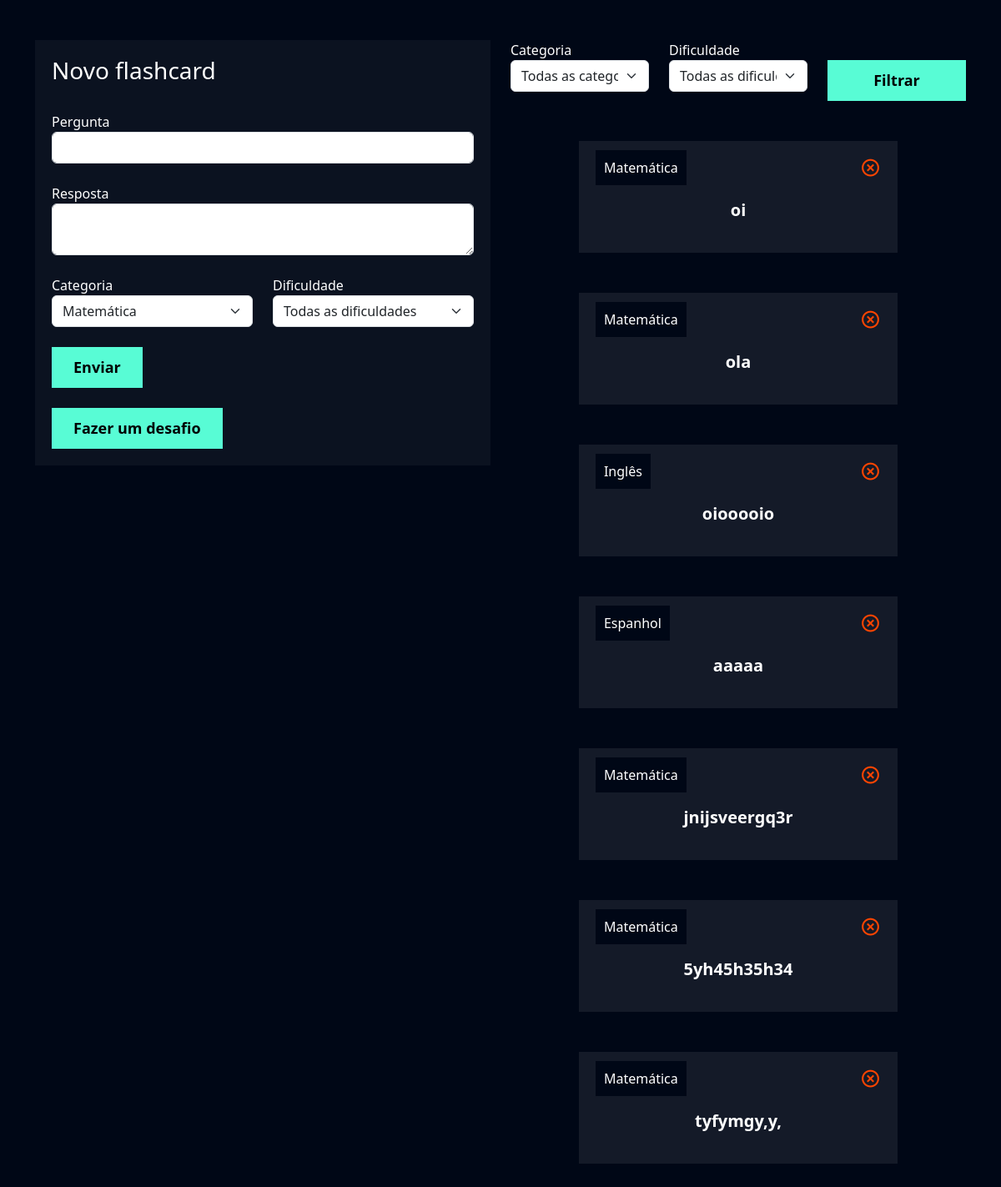
Screenshot of /flashcard/novo_flashcard (signed in) with the database file from the repository.
### flashcard/models.py (models this page shows, shortened)
class Flashcard(models.Model):
    DIFICULDADE_CHOICES = (('D', 'Difícil'), ('M', 'Médio'), ('F', 'Fácil'))
    user = models.ForeignKey(User, on_delete=models.DO_NOTHING)
    pergunta = models.CharField(max_length=100)
    resposta = models.TextField()
    categoria = models.ForeignKey(Categoria, on_delete=models.DO_NOTHING)
    dificuldade = models.CharField(max_length=1, choices=DIFICULDADE_CHOICES)

class Categoria(models.Model):
    nome = models.CharField(max_length = 20)
    def __str__(self):
        return self.nome

### flashcard/views.py (the view, shortened to what this page needs)
# urls.py: path('novo_flashcard', views.novo_flashcard, name="novo_flashcard"),
def novo_flashcard(request):
    if not request.user.is_authenticated:
        return redirect('/usuarios/logar')
    elif request.method == "GET":
        categorias = Categoria.objects.all()
        dificuldades = Flashcard.DIFICULDADE_CHOICES
        flashcards = Flashcard.objects.filter(user=request.user)
        categoria_filtrar = request.GET.get('categoria')
        dificuldade_filtrar = request.GET.get('dificuldade')
        if categoria_filtrar:
            flashcards = flashcards.filter(categoria__id=categoria_filtrar)
        if dificuldade_filtrar:
            flashcards = flashcards.filter(dificuldade=dificuldade_filtrar)
        return render(request, 'novo_flashcard.html', {'categorias': categorias,
                                                       'dificuldades': dificuldades,
                                                       'flashcards': flashcards})

### flashcard/templates/novo_flashcard.html (shortened to what this page needs)
  {% extends "base.html" %}
  {% load static %}
  {% block 'cabecalho' %}
  <link href="{% static 'usuarios/css/cadastro.css' %}" rel="stylesheet" />
  <link href="https://unpkg.com/boxicons@2.1.4/css/boxicons.min.css" rel="stylesheet"/>
  <link href="{% static 'flashcard/css/novo_flashcard.css' %}" rel="stylesheet" />
  {% endblock 'cabecalho' %}
  {% block 'conteudo' %}
  <div class="container">
    <br />
    <br />
    <div class="row">
      <div class="col-md">
        <div class="box-form">
          <form action="{% url 'novo_flashcard' %}" method="POST">
            <h3>Novo flashcard</h3>
            <br />
            <label>Pergunta</label>
            <input
              type="text"
              class="form-control"
              name="pergunta"
            />
            <br />
            <label>Resposta</label>
            <textarea class="form-control" name="resposta"></textarea>
            <br />
            <div class="row">
              <div class="col-md">
                <label for="">Categoria</label>
                <select class="form-select" name="categoria">
                  {% for categoria in categorias %}
                  <option value="{{categoria.id}}">{{categoria.nome}}</option>
                  {% endfor %}
                </select>
              </div>
              <div class="col-md">
                <label for="">Dificuldade</label>
                <select class="form-select" name="dificuldade">
                  <option value="">Todas as dificuldades</option>
                </select>
              </div>
            </div>
            <br />
            <input type="submit" value="Enviar" class="btn-cadastro" />
            <br />
            <br />
          </form>
          <button id="btnDesafio" class="btn-cadastro">Fazer um desafio</button>
        </div>
      </div>
      <div class="col-md">
        <form action="{%url 'novo_flashcard'%}" method="GET">
          <div class="row">
            <div class="col-md">
              <label for="">Categoria</label>
              <select name="categoria" id="" class="form-select">
                <option value="">Todas as categorias</option>
              </select>
            </div>
            <div class="col-md">
              <label for="">Dificuldade</label>
              <select name="dificuldade" id="" class="form-select">
                <option value="">Todas as dificuldades</option>
              </select>
            </div>
            <div class="col-md">
              <br />
              <input
                type="submit"
                style="width: 100%"
                value="Filtrar"
                class="btn-cadastro"
              />
            </div>
          </div>
        </form>
        <br />
        <br />
        {%for flash in flashcards %}
        <div class="box-new-flashcard" onclick="flip_card({{flash.id}})">
          <div class="flashcard">
            <div class="flashcard-categoria">{{flash.categoria}}</div>
            <a href="{% url 'deletar_flashcard' flash.id %}"><i class="icone-exit bx bx-x-circle"></i></a>
            <br />
            <br />
            <div class="flashcard-box-item">
              <p class="flashcard-item">{{flash.pergunta}}</p>
            </div>
          </div>
        </div>
        <br />
        <br />
      {%endfor%}
      </div>
    </div>
  </div>
  {% endblock 'conteudo' %}

### templates/static/geral/css/base.css (style rules this page uses)
:root { --main-color: #0b1526; --dark-color: #000716; --secondary-dark-color: rgb(15, 2, 26); --light-color: #00c1f3; --contrast-color: #f4c96b; --differential-color: #58fcd5; }
body { background-color: var(--dark-color) !important; color: white !important; }

### templates/static/usuarios/css/cadastro.css (style rules this page uses)
* { margin: 0; padding: 0; }
.box-form { padding: 20px; background-color: rgba(217, 217, 217, 0.05); color: white !important; }
.btn-cadastro { padding: 10px; background-color: #58fcd5; border: none; border: 1px solid #58fcd5; font-size: 18px; font-weight: bold; padding-left: 25px; padding-right: 25px; }

### templates/static/flashcard/css/novo_flashcard.css (style rules this page uses)
.box-new-flashcard { width: 70%; margin: auto; }
.flashcard { background-color: rgba(255, 255, 255, 0.08); padding: 20px; }
.flashcard-box-item { text-align: center; }
.flashcard p { font-size: 20px; font-weight: bold; cursor: pointer; }
.flashcard-categoria { background-color: var(--dark-color); display: inline; padding: 10px; }
.icone-exit { float: right; font-size: 25px; color: orangered; }

### rows the page displays
Flashcard: categoria "Matemática", pergunta "oi"
Flashcard: categoria "Matemática", pergunta "ola"
Flashcard: categoria "Inglês", pergunta "oiooooio"
Flashcard: categoria "Espanhol", pergunta "aaaaa"
Flashcard: categoria "Matemática", pergunta "jnijsveergq3r"
Flashcard: categoria "Matemática", pergunta "5yh45h35h34"
Flashcard: categoria "Matemática", pergunta "tyfymgy,y,"

### other values shown
form field categoria "Matemática"
